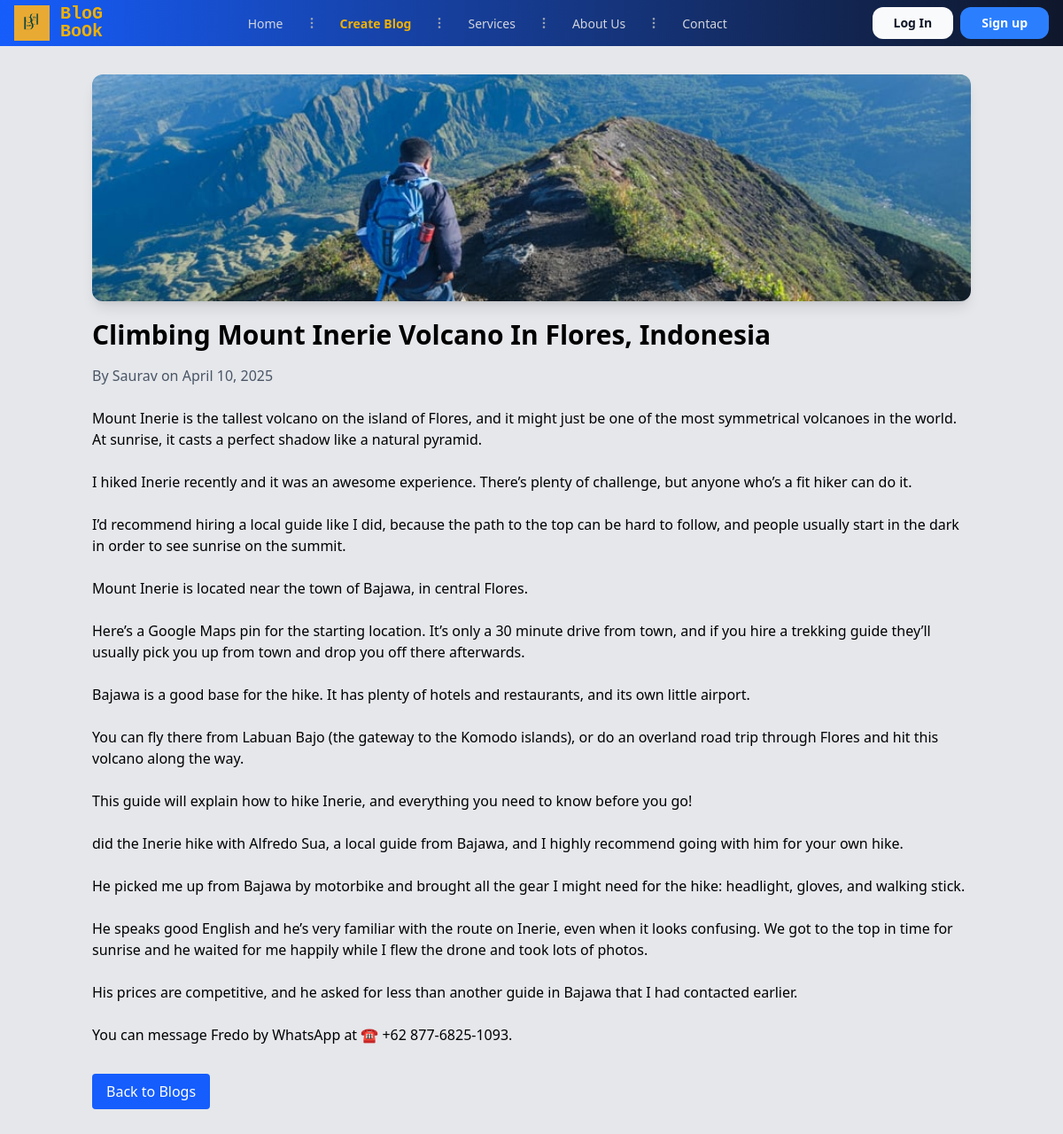
Page /detail/1/ on the committed database.
### blogbook/models.py (models this page shows, shortened)
class Blog(models.Model):
    CATEGORY_CHOICES = [
        ('tech', 'Technology'),
        ('health', 'Health'),
        ('lifestyle', 'Lifestyle'),
        ('travel', 'Travel'),
    ]
    title = models.CharField(max_length=100)
    content = models.TextField()
    category = models.CharField(max_length=20, choices=CATEGORY_CHOICES, default='tech')
    user = models.ForeignKey(User, on_delete=models.CASCADE) #When the referenced object is deleted, also delete the objects that have references to it (when you remove a blog post for instance, you might want to delete comments as well). SQL equivalent
    photo = models.ImageField(upload_to='blog_photos/', blank=True, null=True)
    created_at = models.DateTimeField(auto_now_add=True)
    updated_at = models.DateTimeField(auto_now=True)

### blogbook/views.py (the view)
# urls.py: path('detail/<int:blog_id>/', views.blog_detail, name='blog_detail'),  # Added detail view for individual blog posts
def blog_detail(request, blog_id):
    blog = get_object_or_404(Blog, pk=blog_id)  # Fetch the blog post or return a 404 error if not found
    return render(request, "blog_detail.html", {"blog": blog})  # Render the blog detail page with the blog data

### blogbook/templates/blog_detail.html (shortened to what this page needs)
{% extends "layout.html" %}
{% block content %}
<div class="container mx-auto px-4 py-8">
    <img src="{{ blog.photo.url }}" alt="{{ blog.title }}" class="w-full h-64 object-cover rounded-xl shadow-lg mb-5">
    <h1 class="text-3xl font-bold mb-4">{{ blog.title }}</h1>
    <p class="text-gray-600 mb-6">By {{ blog.user.username }} on {{ blog.created_at|date:"F j, Y" }}</p>
    <div class="prose lg:prose-xl">
        {{ blog.content|linebreaksbr }}
    </div>
    <div class="mt-8">
        <a href="{% url 'blog_list' %}" class="inline-block px-4 py-2 bg-blue-600 text-white rounded hover:bg-blue-700">Back to Blogs</a>
    </div>
</div>
{% endblock %}

### rows in the picture
Blog: photo (picture), title "Climbing Mount Inerie Volcano In Flores, Indonesia", user.username "Saurav", created_at "April 10, 2025", content "Mount Inerie is the tallest volcano on the island of Flores, and it might just be one of the most symmetrical volcanoes in the world. At sunrise, it casts a perfect shadow like a natural pyramid. I hiked Inerie recently and it was an awesome experience. There’s plenty of challenge, but anyone who’s a fit hiker can do it. I’d recommend hiring a local guide like I did, because the path to the top can be hard to follow, and people usually start in the dark in order to see sunrise on the summit. Mount Inerie is located near the town of Bajawa, in central Flores. Here’s a Google Maps pin for the starting location. It’s only a 30 minute drive from town, and if you hire a trekking guide they’ll…"
